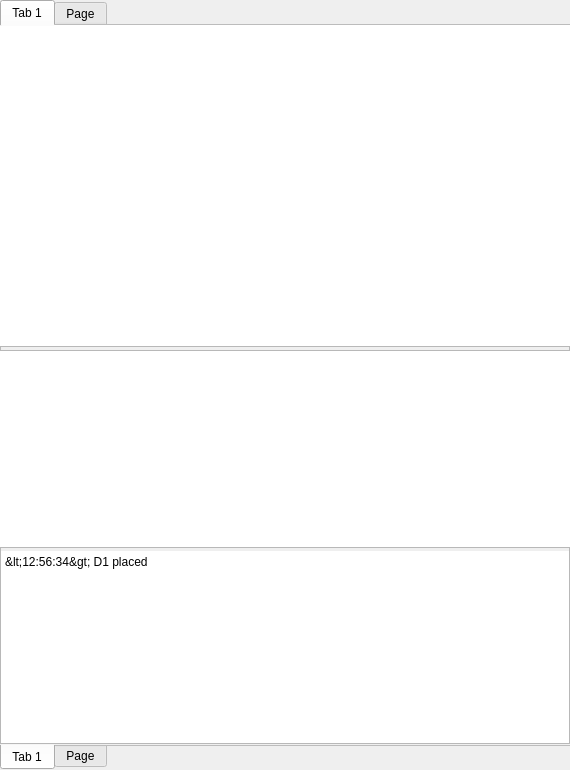
           <widget class="QFrame" name="GraphicsFrame">
            <property name="sizePolicy">
             <sizepolicy hsizetype="Expanding" vsizetype="Expanding">
              <horstretch>0</horstretch>
              <verstretch>0</verstretch>
             </sizepolicy>
            </property>
            <property name="minimumSize">
             <size>
              <width>550</width>
              <height>770</height>
             </size>
            </property>
            <property name="autoFillBackground">
             <bool>false</bool>
            </property>
            <property name="frameShape">
             <enum>QFrame::NoFrame</enum>
            </property>
            <property name="frameShadow">
             <enum>QFrame::Plain</enum>
            </property>
            <layout class="QVBoxLayout" name="verticalLayout_7">
             <property name="spacing">
              <number>0</number>
             </property>
             <property name="leftMargin">
              <number>0</number>
             </property>
             <property name="topMargin">
              <number>0</number>
             </property>
             <property name="rightMargin">
              <number>0</number>
             </property>
             <property name="bottomMargin">
              <number>0</number>
             </property>
             <item>
              <widget class="QTabWidget" name="BlueprintTabWidget">
               <property name="minimumSize">
                <size>
                 <width>550</width>
                 <height>30</height>
                </size>
               </property>
               <property name="mouseTracking">
                <bool>false</bool>
               </property>
               <property name="tabletTracking">
                <bool>true</bool>
               </property>
               <property name="acceptDrops">
                <bool>true</bool>
               </property>
               <property name="styleSheet">
                <string notr="true"/>
               </property>
               <property name="tabPosition">
                <enum>QTabWidget::North</enum>
               </property>
               <property name="tabShape">
                <enum>QTabWidget::Rounded</enum>
               </property>
               <property name="currentIndex">
                <number>0</number>
               </property>
               <property name="documentMode">
                <bool>true</bool>
               </property>
               <property name="movable">
                <bool>true</bool>
               </property>
               <widget class="QWidget" name="BlueprintTab">
                <property name="sizePolicy">
                 <sizepolicy hsizetype="Expanding" vsizetype="Expanding">
                  <horstretch>0</horstretch>
                  <verstretch>0</verstretch>
                 </sizepolicy>
                </property>
                <property name="minimumSize">
                 <size>
                  <width>550</width>
                  <height>0</height>
                 </size>
                </property>
                <attribute name="title">
                 <string>Tab 1</string>
                </attribute>
                <layout class="QVBoxLayout" name="verticalLayout_3">
                 <property name="spacing">
                  <number>0</number>
                 </property>
                 <property name="leftMargin">
                  <number>0</number>
                 </property>
                 <property name="topMargin">
                  <number>0</number>
                 </property>
                 <property name="rightMargin">
                  <number>0</number>
                 </property>
                 <property name="bottomMargin">
                  <number>0</number>
                 </property>
                 <item>
                  <widget class="QGraphicsView" name="BlueprintTabView">
                   <property name="sizePolicy">
                    <sizepolicy hsizetype="Expanding" vsizetype="Expanding">
                     <horstretch>0</horstretch>
                     <verstretch>0</verstretch>
                    </sizepolicy>
                   </property>
                   <property name="minimumSize">
                    <size>
                     <width>550</width>
                     <height>0</height>
                    </size>
                   </property>
                   <property name="frameShape">
                    <enum>QFrame::NoFrame</enum>
                   </property>
                   <property name="verticalScrollBarPolicy">
                    <enum>Qt::ScrollBarAlwaysOff</enum>
                   </property>
                   <property name="horizontalScrollBarPolicy">
                    <enum>Qt::ScrollBarAlwaysOff</enum>
                   </property>
                  </widget>
                 </item>
                </layout>
               </widget>
               <widget class="QWidget" name="tab_2">
                <attribute name="title">
                 <string>Page</string>
                </attribute>
               </widget>
              </widget>
             </item>
             <item>
              <widget class="QFrame" name="TabResizeFrame">
               <property name="minimumSize">
                <size>
                 <width>570</width>
                 <height>5</height>
                </size>
               </property>
               <property name="maximumSize">
                <size>
                 <width>16777215</width>
                 <height>5</height>
                </size>
               </property>
               <property name="cursor">
                <cursorShape>SizeVerCursor</cursorShape>
               </property>
               <property name="frameShape">
                <enum>QFrame::StyledPanel</enum>
               </property>
               <property name="frameShadow">
                <enum>QFrame::Raised</enum>
               </property>
              </widget>
             </item>
             <item>
              <widget class="QTabWidget" name="GraphicsTabWidget">
               <property name="minimumSize">
                <size>
                 <width>550</width>
                 <height>30</height>
                </size>
               </property>
               <property name="mouseTracking">
                <bool>false</bool>
               </property>
               <property name="tabletTracking">
                <bool>false</bool>
               </property>
               <property name="acceptDrops">
                <bool>true</bool>
               </property>
               <property name="autoFillBackground">
                <bool>false</bool>
               </property>
               <property name="styleSheet">
                <string notr="true"/>
               </property>
               <property name="tabPosition">
                <enum>QTabWidget::South</enum>
               </property>
               <property name="currentIndex">
                <number>0</number>
               </property>
               <property name="documentMode">
                <bool>true</bool>
               </property>
               <property name="movable">
                <bool>true</bool>
               </property>
               <widget class="QWidget" name="GraphicsTab">
                <property name="sizePolicy">
                 <sizepolicy hsizetype="Expanding" vsizetype="Expanding">
                  <horstretch>0</horstretch>
                  <verstretch>0</verstretch>
                 </sizepolicy>
                </property>
                <property name="minimumSize">
                 <size>
                  <width>550</width>
                  <height>0</height>
                 </size>
                </property>
                <attribute name="title">
                 <string>Tab 1</string>
                </attribute>
                <layout class="QVBoxLayout" name="verticalLayout_2">
                 <property name="spacing">
                  <number>0</number>
                 </property>
                 <property name="leftMargin">
                  <number>0</number>
                 </property>
                 <property name="topMargin">
                  <number>0</number>
                 </property>
                 <property name="rightMargin">
                  <number>0</number>
                 </property>
                 <property name="bottomMargin">
                  <number>0</number>
                 </property>
                 <item>
                  <widget class="QGraphicsView" name="GraphicsTabView">
                   <property name="sizePolicy">
                    <sizepolicy hsizetype="Expanding" vsizetype="Expanding">
                     <horstretch>0</horstretch>
                     <verstretch>0</verstretch>
                    </sizepolicy>
                   </property>
                   <property name="minimumSize">
                    <size>
                     <width>550</width>
                     <height>0</height>
                    </size>
                   </property>
                   <property name="frameShape">
                    <enum>QFrame::NoFrame</enum>
                   </property>
                   <property name="verticalScrollBarPolicy">
                    <enum>Qt::ScrollBarAlwaysOff</enum>
                   </property>
                   <property name="horizontalScrollBarPolicy">
                    <enum>Qt::ScrollBarAlwaysOff</enum>
                   </property>
                  </widget>
                 </item>
                 <item>
                  <widget class="QFrame" name="GraphicsLoggerFrame">
                   <property name="sizePolicy">
                    <sizepolicy hsizetype="Expanding" vsizetype="Expanding">
                     <horstretch>0</horstretch>
                     <verstretch>0</verstretch>
                    </sizepolicy>
                   </property>
                   <property name="minimumSize">
                    <size>
                     <width>550</width>
                     <height>25</height>
                    </size>
                   </property>
                   <property name="maximumSize">
                    <size>
                     <width>16777215</width>
                     <height>200</height>
                    </size>
                   </property>
                   <property name="frameShape">
                    <enum>QFrame::StyledPanel</enum>
                   </property>
                   <property name="frameShadow">
                    <enum>QFrame::Raised</enum>
                   </property>
                   <layout class="QVBoxLayout" name="verticalLayout_6" stretch="1,0">
                    <property name="spacing">
                     <number>0</number>
                    </property>
                    <property name="leftMargin">
                     <number>0</number>
                    </property>
                    <property name="topMargin">
                     <number>0</number>
                    </property>
                    <property name="rightMargin">
                     <number>0</number>
                    </property>
                    <property name="bottomMargin">
                     <number>0</number>
                    </property>
                    <item>
                     <widget class="QFrame" name="GraphicsLoggerAnchor">
                      <property name="sizePolicy">
                       <sizepolicy hsizetype="Expanding" vsizetype="Fixed">
                        <horstretch>0</horstretch>
                        <verstretch>0</verstretch>
                       </sizepolicy>
                      </property>
                      <property name="minimumSize">
                       <size>
                        <width>550</width>
                        <height>3</height>
                       </size>
                      </property>
                      <property name="maximumSize">
                       <size>
                        <width>16777215</width>
                        <height>3</height>
                       </size>
                      </property>
                      <property name="cursor">
                       <cursorShape>SizeVerCursor</cursorShape>
                      </property>
                      <property name="frameShape">
                       <enum>QFrame::NoFrame</enum>
                      </property>
                      <property name="frameShadow">
                       <enum>QFrame::Raised</enum>
                      </property>
                     </widget>
                    </item>
                    <item>
                     <widget class="QPlainTextEdit" name="GraphicsLogger">
                      <property name="sizePolicy">
                       <sizepolicy hsizetype="Expanding" vsizetype="Expanding">
                        <horstretch>0</horstretch>
                        <verstretch>0</verstretch>
                       </sizepolicy>
                      </property>
                      <property name="minimumSize">
                       <size>
                        <width>550</width>
                        <height>22</height>
                       </size>
                      </property>
                      <property name="maximumSize">
                       <size>
                        <width>16777215</width>
                        <height>16777215</height>
                       </size>
                      </property>
                      <property name="whatsThis">
                       <string extracomment="AAA"/>
                      </property>
                      <property name="layoutDirection">
                       <enum>Qt::LeftToRight</enum>
                      </property>
                      <property name="styleSheet">
                       <string notr="true"/>
                      </property>
                      <property name="frameShape">
                       <enum>QFrame::NoFrame</enum>
                      </property>
                      <property name="frameShadow">
                       <enum>QFrame::Raised</enum>
                      </property>
                      <property name="verticalScrollBarPolicy">
                       <enum>Qt::ScrollBarAlwaysOff</enum>
                      </property>
                      <property name="horizontalScrollBarPolicy">
                       <enum>Qt::ScrollBarAlwaysOff</enum>
                      </property>
                      <property name="readOnly">
                       <bool>true</bool>
                      </property>
                      <property name="plainText">
                       <string>&lt;12:56:34&gt; D1 placed</string>
                      </property>
                     </widget>
                    </item>
                   </layout>
                  </widget>
                 </item>
                </layout>
               </widget>
               <widget class="QWidget" name="tab">
                <attribute name="title">
                 <string>Page</string>
                </attribute>
               </widget>
              </widget>
             </item>
            </layout>
           </widget>
